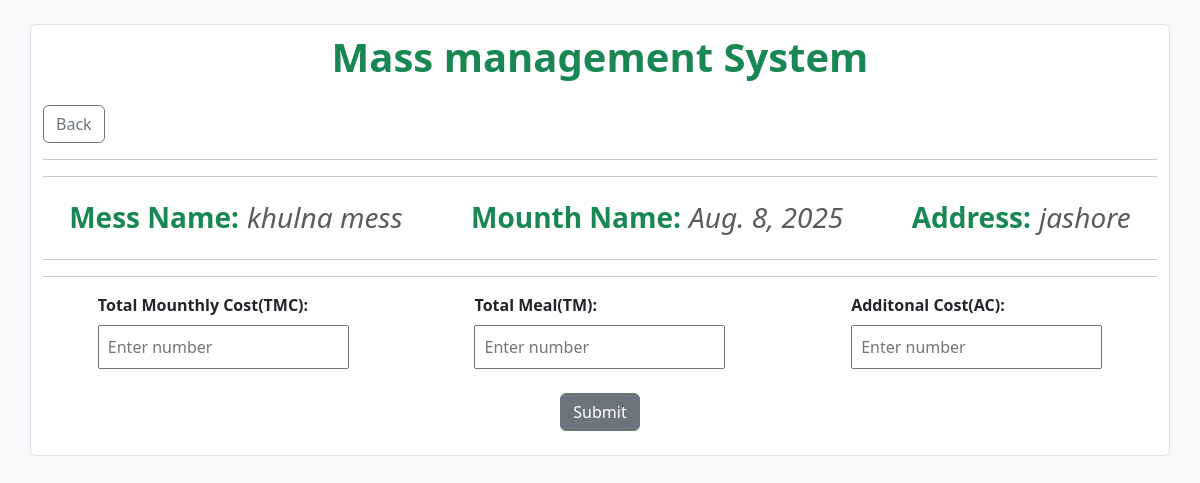
Page /create_details on the earlier database version.
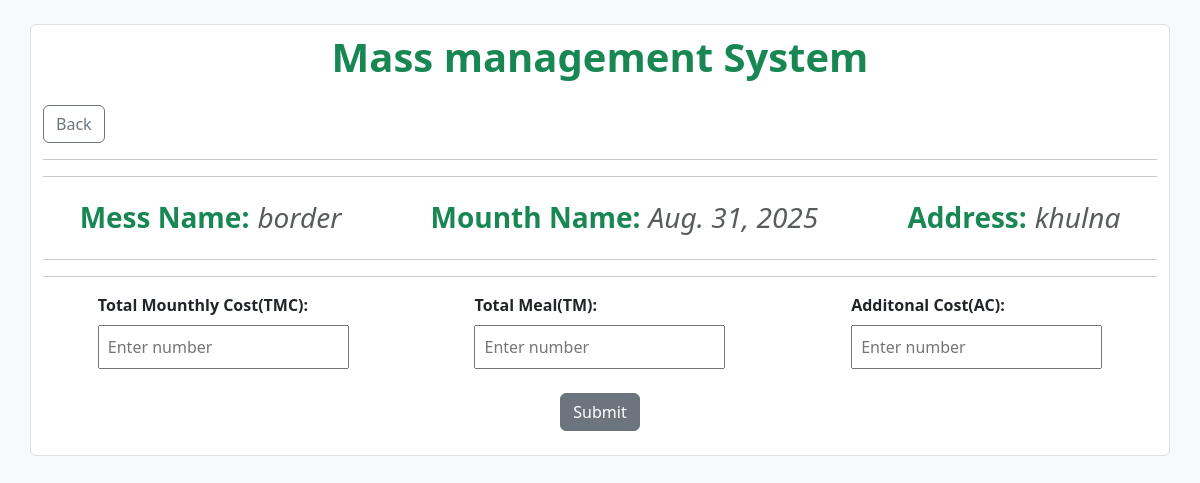
Same page on the later database version.
### mmssapp/models.py (models this page shows, shortened)
class mess_details(models.Model):
  messName = models.CharField(max_length=100)
  managerName = models.OneToOneField(Mess_Manager, on_delete=models.CASCADE, related_name='mess')
  date = models.DateField(max_length=20)
  address = models.CharField(max_length=100)

### mmssapp/views.py (the view)
# urls.py: path('create_details', views.Create_Details, name='create_details'),
def Create_Details(request):
      if request.method  == "POST":
        latest_manager = Mess_Manager.objects.latest('id')
        latest_mess = mess_details.objects.latest('id')
        tmc = request.POST['tmc']
        totalMeal = request.POST['totalMeal']
        aditonalCost = request.POST['aditonalCost']
        tmc2 = int(tmc)
        totalMeal2 = float(totalMeal)
        meal_charge = float(tmc2/totalMeal2)
        cost = calculate_cost(totalMounthlyCost=tmc, totalMeal=totalMeal, aditonalCost=aditonalCost, mealCharge=meal_charge, manager_id=latest_manager.id , mess_id= latest_mess.id)
        cost.save()
        return redirect('create_boder/')
      else:
        mess = mess_details.objects.latest('id')
        return render(request, 'Create_Details.html',{'mess':mess})

### mmssapp/templates/Create_Details.html (shortened to what this page needs)
{% load static %}
<!DOCTYPE html>
<html lang="en">
<head>
  <link rel="stylesheet" href="{% static 'css/bootstrap.min.css' %}">
</head>
<body class=" bg-light">
  <div class=" container bg-white border border-1 rounded mt-4">
    <div>
      <h1 class=" text-center mt-2 mb-md-4 text-success fw-bold">Mass management System</h1>
      <a class=" btn btn-outline-secondary" href="{% url 'document_page' %}">Back</a>
    </div>
    <hr>
    <hr>
    <div class=" d-md-flex gap-md-3 justify-content-around mt-4">
      <div class=" d-flex ">
        <h3 class="fw-semibold text-success me-2">Mess Name:</h3>
        <h3 class=" text-muted fst-italic">{{mess.messName}}</h3>
      </div>
      <div class=" d-flex text-center">
        <h3 class="fw-semibold text-success me-2">Mounth Name:</h3>
        <h3 class=" text-muted fst-italic">{{mess.date}}</h3>
      </div>
      <div class=" d-flex">
        <h3 class="fw-semibold text-success me-2">Address:</h3>
        <h3 class=" text-muted fst-italic">{{mess.address}}</h3>
      </div>
    </div>
    <hr>
    <hr>
      <form method="post">
        <div class=" d-md-flex gap-md-3 justify-content-around">
        <div class="d-grid justify-content-center mb-3 mb-md-0">
          <strong class=" mb-2">Total Mounthly Cost(TMC): </strong>
          <input class=" p-2" type="number" min="0" name="tmc"  placeholder="Enter number" required >
        </div>
        <div class="d-grid justify-content-center mb-3 mb-md-0">
          <strong class=" mb-2" >Total Meal(TM): </strong>
          <input class=" p-2" step="any" type="number" name="totalMeal" placeholder="Enter number" required>
        </div>
        <div class="d-grid justify-content-center mb-3 mb-md-0">
          <strong class=" mb-2" >Additonal Cost(AC): </strong>
          <input class=" p-2" type="number" name="aditonalCost"  placeholder="Enter number">
        </div>
      </div>
      <div class=" d-flex justify-content-center mt-4 mb-4">
        <button class=" btn btn-secondary " type="submit">Submit</button>
      </div>
      </form>
  </div>
</body>
</html>

Differences in the rows shown:
no longer on this page (row unchanged): mess_details: messName "khulna mess", date "Aug. 8, 2025", address "jashore"
added mess_details: messName "border", date "Aug. 31, 2025", address "khulna"
